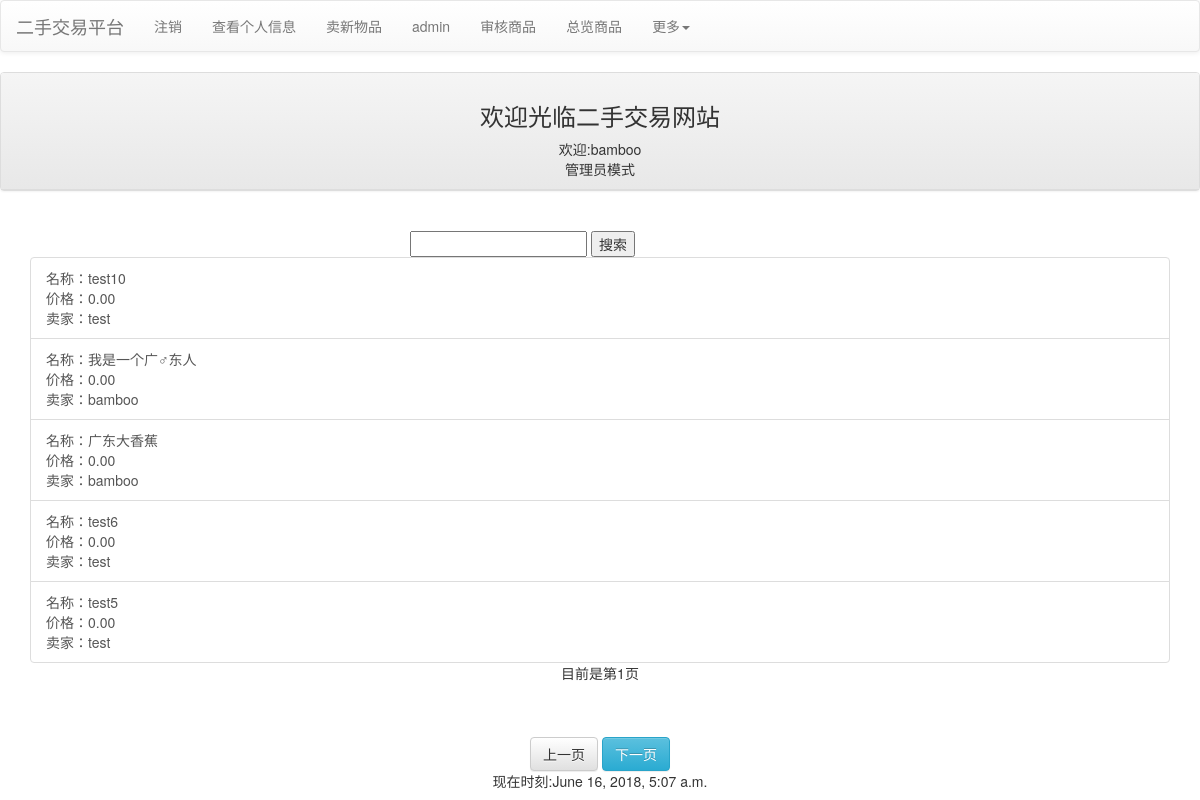
Page / (signed in) on the earlier database version.
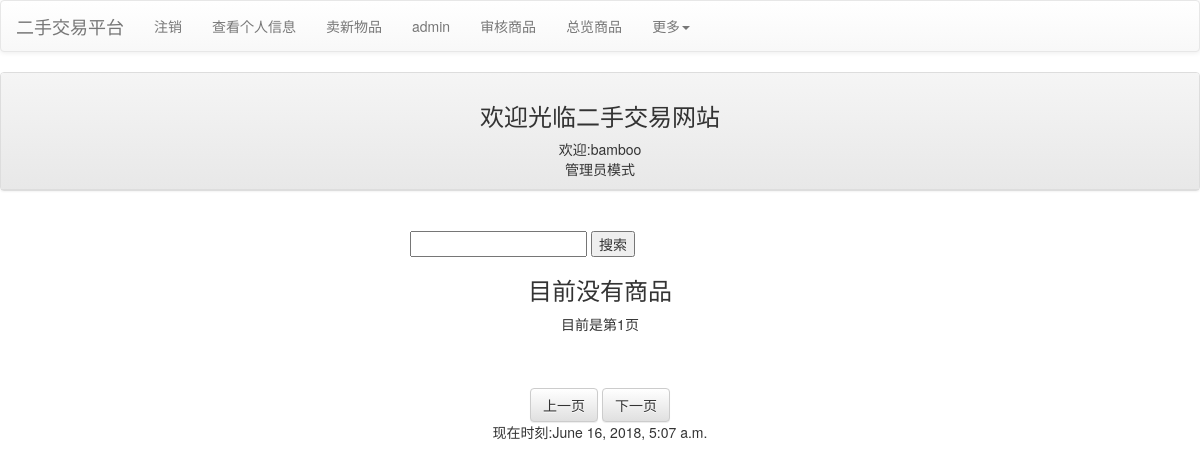
Same page on the later database version.
### mainsite/models.py (models this page shows, shortened)
class Product(models.Model):
    seller = models.ForeignKey(Profile,on_delete=models.CASCADE)
    category = models.ForeignKey(Category, null = True, blank = True, on_delete = models.SET_NULL)
    price = models.DecimalField(max_digits = 10, decimal_places = 2, default = 0)
    name = models.CharField(max_length = 32)
    description = models.TextField(default = "暂无简介")
    state = models.IntegerField(default = -1)

class Profile(models.Model):
    user = models.OneToOneField(User, on_delete=models.CASCADE)
    sex = models.IntegerField(default = 0)
    full_name = models.CharField(max_length=32, null=True, blank=True)
    phone = models.CharField(max_length=15, null=True, blank=True)
    address = models.CharField(max_length=256, null=True, blank=True)
    BoundPayment = models.CharField(max_length=32, null=True, blank=True)
    usertype = models.IntegerField(default=0)
    email = models.EmailField(null=True, blank=True)
    email_binding = models.EmailField(null=True, blank=True)
    email_binding_key = models.CharField(max_length=4, null=True, blank=True)
    pay_binding = models.CharField(max_length=32, null=True, blank=True)
    pay_binding_key = models.CharField(max_length=4, null=True, blank=True)
    def __str__(self):
        return self.user.username

### mainsite/views.py (the view)
# urls.py: path('', views.index),
def index(request, pid = None, del_pass = None):
    TheTimeOfNow = datetime.now()
    if request.user.is_authenticated:
        username = request.user.username
        profile_cur = models.Profile.objects.get(user=request.user)
    messages.get_messages(request)
    all_products = models.Product.objects.filter(state = 0).order_by("-id")
    paginator_cur = paginator.Paginator(all_products, 5)
    p = request.GET.get('p')
    try:
        products = paginator_cur.page(p)
    except paginator.PageNotAnInteger:
        products = paginator_cur.page(1)
    except paginator.EmptyPage:
        products = paginator_cur.page(paginator_cur.num_pages)
    return render(request, 'index.html', locals())

### templates/index.html (shortened to what this page needs)
{% extends "base.html" %}
{% block content %}
<div class="contrainer">
    <div class="row">
        <div class="col-md-12">
            <div class="panel panel-default">
                <div class="panel-heading" align="center">
                    <h3>欢迎光临二手交易网站</h3>
                    {% if username %}
                        欢迎:{{username}}
                        {% if profile_cur.usertype == 1 %}
                            <br />管理员模式
                        {% endif %}
                    {% endif %}
                </div>
            </div>
        </div>
    </div>
    <div class="row">
        <div class="col-md-8 col-md-offset-4">
            <form action="/search">
                <br>
                <input type="text" name="product_name" value="{{ product_name }}">
                <input type="submit" value="搜索">
            </form>
        </div>
    </div>
    <div class="row">
        {% for product in products %}
            {% if forloop.first %}
                <div class="container">
            {% endif %}
                    <a href="/product/{{product.id}}" class="list-group-item">
                        名称：{{product.name}}
                        <br />
                        价格：{{product.price}}
                        <br />
                        卖家：{{product.seller}}
                        <br />
                    </a>
            {% if forloop.last %}
                </div>
            {% endif %}
        {% empty %}
            <center><h3>目前没有商品</h3></center>
        {% endfor %}
    </div>
    <div class="row" align="center">
            目前是第{{ products.number }}页
    </div>
    <div class="pagination pagination-centered" style="height: auto;">
    </div>
    <div class="row" align="center">
        {% if products.has_previous %}
            <a class="btn btn-info" href="?p={{ products.previous_page_number }}">
                上一页
            </a>
        {% else %}
            <a class="btn btn-default" href="#">
                上一页
            </a>
        {% endif %}
        {% if products.has_next %}
            <a class="btn btn-info" href="?p={{ products.next_page_number }}">
                下一页
            </a>
        {% else %}
            <a class="btn btn-default " href="#">
                下一页
            </a>
        {% endif %}
    </div>
</div>
{% endblock %}

Differences in the rows shown:
removed Product: name "test10", price "0.00", seller "test"
removed Product: name "我是一个广♂东人", price "0.00", seller "bamboo"
removed Product: name "广东大香蕉", price "0.00", seller "bamboo"
removed Product: name "test6", price "0.00", seller "test"
removed Product: name "test5", price "0.00", seller "test"
Other differences:
text now shown: "目前没有商品"
